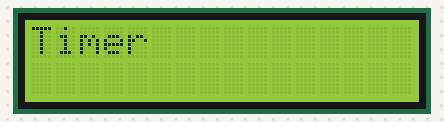
This sketch was run on a simulated Arduino Uno, built with avr-gcc and run on an emulated ATmega328P. Parts: 16×2 character LCD. What the sketch prints to the serial monitor is not drawn.

Above: at 0.1 s.
At 5.1 s:
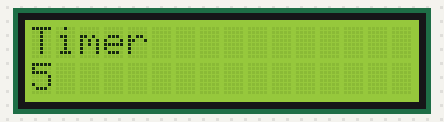
At 10.1 s:
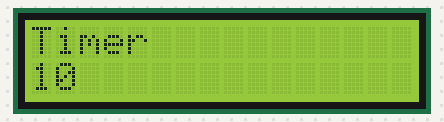
At 20.1 s:
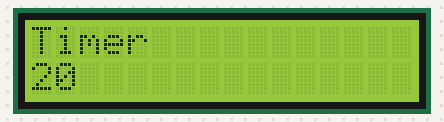
At 29.1 s:
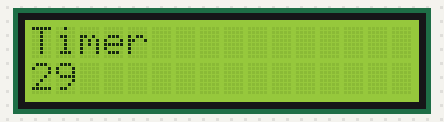
At 39.1 s:
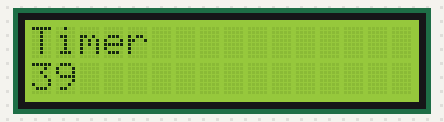

Measured:
- what the display in image 1 shows lasts 1.0 s, from 5.0 s to 6.0 s

The sketch:

lab9_1.ino
```cpp
#include <FlexiTimer2.h> // 引入計時中斷函式庫
#include <LiquidCrystal.h>

LiquidCrystal lcd(8, 9, 4, 5, 6, 7);

static unsigned int num;

void timer_isr_routine() { // 計時中斷函數
  lcd.setCursor(0, 1);
  lcd.print(++num);
}

void setup() {
  Serial.begin(9600);
  FlexiTimer2::set(1000, timer_isr_routine); // 每1000ms產生中斷，進入中斷服務常式
  FlexiTimer2::start(); // 啟動開始計時
  lcd.begin(16, 2);
  lcd.print("Timer");
  num = 0;
}

void loop() { // 主程式無作用，或執行其它程式
   Serial.print("===========================\n");
}
```
